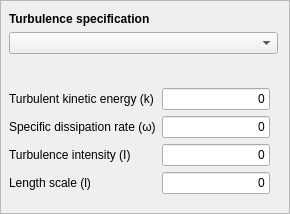
        <widget class="QFrame" name="turbulenceFrame">
         <property name="frameShape">
          <enum>QFrame::StyledPanel</enum>
         </property>
         <property name="frameShadow">
          <enum>QFrame::Raised</enum>
         </property>
         <layout class="QVBoxLayout" name="verticalLayout_2">
          <property name="leftMargin">
           <number>8</number>
          </property>
          <item>
           <widget class="QLabel" name="labelTurbulenceSpecification">
            <property name="font">
             <font>
              <weight>75</weight>
              <bold>true</bold>
             </font>
            </property>
            <property name="text">
             <string>Turbulence specification</string>
            </property>
            <property name="wordWrap">
             <bool>false</bool>
            </property>
           </widget>
          </item>
          <item>
           <widget class="QComboBox" name="comboTurbulenceSpecification">
            <property name="sizePolicy">
             <sizepolicy hsizetype="Expanding" vsizetype="Fixed">
              <horstretch>0</horstretch>
              <verstretch>0</verstretch>
             </sizepolicy>
            </property>
            <property name="frame">
             <bool>true</bool>
            </property>
           </widget>
          </item>
          <item>
           <widget class="QLabel" name="labelTurbulenceDescription">
            <property name="text">
             <string/>
            </property>
            <property name="wordWrap">
             <bool>true</bool>
            </property>
           </widget>
          </item>
          <item>
           <layout class="QFormLayout" name="layoutTurbulenceValues">
            <property name="topMargin">
             <number>8</number>
            </property>
            <property name="rightMargin">
             <number>8</number>
            </property>
            <property name="bottomMargin">
             <number>8</number>
            </property>
            <item row="2" column="0">
             <widget class="QLabel" name="labelTurbulentIntensityValue">
              <property name="text">
               <string>Turbulence intensity (I)</string>
              </property>
             </widget>
            </item>
            <item row="2" column="1">
             <widget class="Gui::InputField" name="inputIntensity">
              <property name="sizePolicy">
               <sizepolicy hsizetype="Preferred" vsizetype="Fixed">
                <horstretch>0</horstretch>
                <verstretch>0</verstretch>
               </sizepolicy>
              </property>
              <property name="minimumSize">
               <size>
                <width>80</width>
                <height>20</height>
               </size>
              </property>
              <property name="text">
               <string>0</string>
              </property>
              <property name="alignment">
               <set>Qt::AlignRight|Qt::AlignTrailing|Qt::AlignVCenter</set>
              </property>
              <property name="singleStep" stdset="0">
               <double>0.010000000000000</double>
              </property>
              <property name="minimum" stdset="0">
               <double>0.000000000000000</double>
              </property>
              <property name="unit" stdset="0">
               <string notr="true"/>
              </property>
              <property name="decimals" stdset="0">
               <number>5</number>
              </property>
              <property name="value" stdset="0">
               <double>0.000000000000000</double>
              </property>
             </widget>
            </item>
            <item row="3" column="0">
             <widget class="QLabel" name="labelTurbulentLengthValue">
              <property name="text">
               <string>Length scale (l)</string>
              </property>
             </widget>
            </item>
            <item row="3" column="1">
             <widget class="Gui::InputField" name="inputLengthScale">
              <property name="sizePolicy">
               <sizepolicy hsizetype="Preferred" vsizetype="Fixed">
                <horstretch>0</horstretch>
                <verstretch>0</verstretch>
               </sizepolicy>
              </property>
              <property name="minimumSize">
               <size>
                <width>80</width>
                <height>20</height>
               </size>
              </property>
              <property name="text">
               <string>0</string>
              </property>
              <property name="alignment">
               <set>Qt::AlignRight|Qt::AlignTrailing|Qt::AlignVCenter</set>
              </property>
              <property name="singleStep" stdset="0">
               <double>1.000000000000000</double>
              </property>
              <property name="minimum" stdset="0">
               <double>0.000000000000000</double>
              </property>
              <property name="unit" stdset="0">
               <string notr="true">mm</string>
              </property>
              <property name="decimals" stdset="0">
               <number>5</number>
              </property>
              <property name="value" stdset="0">
               <double>0.000000000000000</double>
              </property>
             </widget>
            </item>
            <item row="0" column="0">
             <widget class="QLabel" name="label_6">
              <property name="text">
               <string>Turbulent kinetic energy (k)</string>
              </property>
             </widget>
            </item>
            <item row="0" column="1">
             <widget class="Gui::InputField" name="inputKineticEnergy">
              <property name="sizePolicy">
               <sizepolicy hsizetype="Preferred" vsizetype="Fixed">
                <horstretch>0</horstretch>
                <verstretch>0</verstretch>
               </sizepolicy>
              </property>
              <property name="minimumSize">
               <size>
                <width>80</width>
                <height>20</height>
               </size>
              </property>
              <property name="text">
               <string>0</string>
              </property>
              <property name="alignment">
               <set>Qt::AlignRight|Qt::AlignTrailing|Qt::AlignVCenter</set>
              </property>
              <property name="singleStep" stdset="0">
               <double>0.010000000000000</double>
              </property>
              <property name="minimum" stdset="0">
               <double>0.000000000000000</double>
              </property>
              <property name="unit" stdset="0">
               <string notr="true">m^2/s^2</string>
              </property>
              <property name="decimals" stdset="0">
               <number>5</number>
              </property>
              <property name="value" stdset="0">
               <double>0.000000000000000</double>
              </property>
             </widget>
            </item>
            <item row="1" column="0">
             <widget class="QLabel" name="label_7">
              <property name="text">
               <string>Specific dissipation rate (ω)</string>
              </property>
             </widget>
            </item>
            <item row="1" column="1">
             <widget class="Gui::InputField" name="inputSpecificDissipationRate">
              <property name="sizePolicy">
               <sizepolicy hsizetype="Preferred" vsizetype="Fixed">
                <horstretch>0</horstretch>
                <verstretch>0</verstretch>
               </sizepolicy>
              </property>
              <property name="minimumSize">
               <size>
                <width>80</width>
                <height>20</height>
               </size>
              </property>
              <property name="text">
               <string>0</string>
              </property>
              <property name="alignment">
               <set>Qt::AlignRight|Qt::AlignTrailing|Qt::AlignVCenter</set>
              </property>
              <property name="singleStep" stdset="0">
               <double>0.010000000000000</double>
              </property>
              <property name="minimum" stdset="0">
               <double>0.000000000000000</double>
              </property>
              <property name="unit" stdset="0">
               <string notr="true">rad/s</string>
              </property>
              <property name="decimals" stdset="0">
               <number>5</number>
              </property>
              <property name="value" stdset="0">
               <double>0.000000000000000</double>
              </property>
             </widget>
            </item>
           </layout>
          </item>
         </layout>
        </widget>
